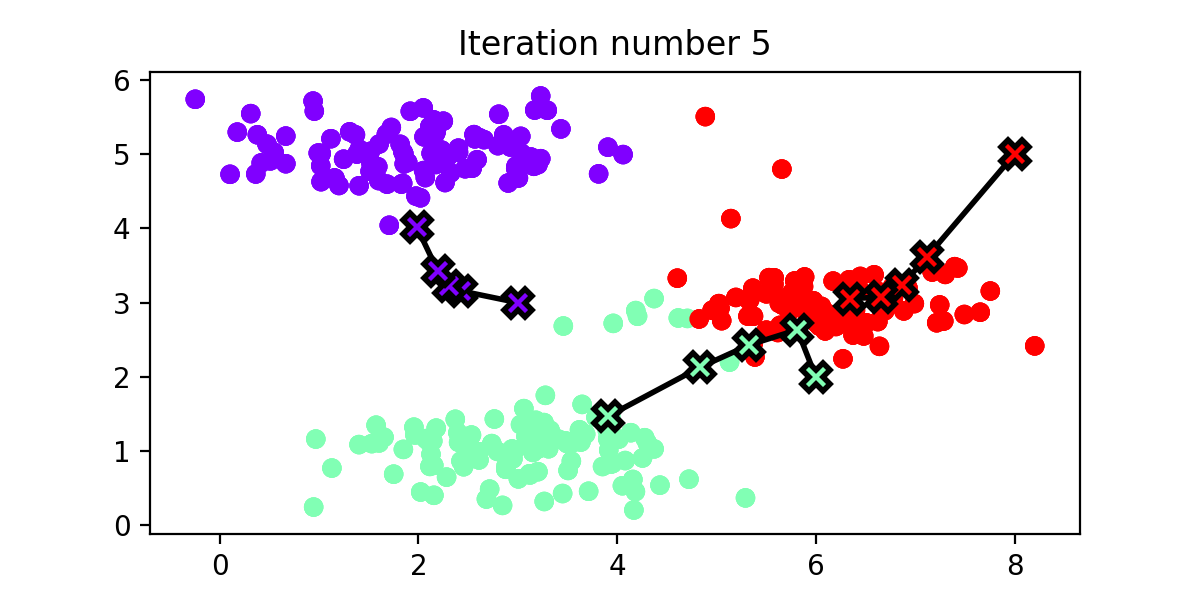

Reproduce this figure in Python.
import os
import numpy as np
import matplotlib.pyplot as plt
from matplotlib.animation import FuncAnimation
import matplotlib
from scipy.io import loadmat

def displayData(X, example_width=None, figsize=(10, 10)):
    """
    Displays 2D data in a nice grid.

    Parameters
    ----------
    X : array_like
        The input data of size (m x n) where m is the number of examples and n is the number of
        features.

    example_width : int, optional
        THe width of each 2-D image in pixels. If not provided, the image is assumed to be square,
        and the width is the floor of the square root of total number of pixels.

    figsize : tuple, optional
        A 2-element tuple indicating the width and height of figure in inches.
    """
    # Compute rows, cols
    if X.ndim == 2:
        m, n = X.shape
    elif X.ndim == 1:
        n = X.size
        m = 1
        X = X[None]  # Promote to a 2 dimensional array
    else:
        raise IndexError('Input X should be 1 or 2 dimensional.')

    example_width = example_width or int(np.round(np.sqrt(n)))
    example_height = int(n / example_width)

    # Compute number of items to display
    display_rows = int(np.floor(np.sqrt(m)))
    display_cols = int(np.ceil(m / display_rows))

    fig, ax_array = plt.subplots(display_rows, display_cols, figsize=figsize)
    fig.subplots_adjust(wspace=0.025, hspace=0.025)

    ax_array = [ax_array] if m == 1 else ax_array.ravel()

    for i, ax in enumerate(ax_array):
        ax.imshow(X[i].reshape(example_height, example_width, order='F'), cmap='gray')
        ax.axis('off')


def featureNormalize(X):
    """
    Normalizes the features in X returns a normalized version of X where the mean value of each
    feature is 0 and the standard deviation is 1. This is often a good preprocessing step to do when
    working with learning algorithms.

    Parameters
    ----------
    X : array_like
        An dataset which is a (m x n) matrix, where m is the number of examples,
        and n is the number of dimensions for each example.

    Returns
    -------
    X_norm : array_like
        The normalized input dataset.

    mu : array_like
        A vector of size n corresponding to the mean for each dimension across all examples.

    sigma : array_like
        A vector of size n corresponding to the standard deviations for each dimension across
        all examples.
    """
    mu = np.mean(X, axis=0)
    X_norm = X - mu

    sigma = np.std(X_norm, axis=0, ddof=1)
    X_norm /= sigma
    return X_norm, mu, sigma


def plotProgresskMeans(i, X, centroid_history, idx_history):
    """
    A helper function that displays the progress of k-Means as it is running. It is intended for use
    only with 2D data. It plots data points with colors assigned to each centroid. With the
    previous centroids, it also plots a line between the previous locations and current locations
    of the centroids.

    Parameters
    ----------
    i : int
        Current iteration number of k-means. Used for matplotlib animation function.

    X : array_like
        The dataset, which is a matrix (m x n). Note since the plot only supports 2D data, n should
        be equal to 2.

    centroid_history : list
        A list of computed centroids for all iteration.

    idx_history : list
        A list of computed assigned indices for all iterations.
    """
    K = centroid_history[0].shape[0]
    plt.gcf().clf()
    cmap = plt.cm.rainbow
    norm = matplotlib.colors.Normalize(vmin=0, vmax=2)

    for k in range(K):
        current = np.stack([c[k, :] for c in centroid_history[:i + 1]], axis=0)
        plt.plot(current[:, 0], current[:, 1],
                    '-Xk',
                    mec='k',
                    lw=2,
                    ms=10,
                    mfc=cmap(norm(k)),
                    mew=2)

        plt.scatter(X[:, 0], X[:, 1],
                       c=idx_history[i],
                       cmap=cmap,
                       marker='o')
    plt.grid(False)
    plt.title('Iteration number %d' % (i + 1))


def runkMeans(X, centroids, findClosestCentroids, computeCentroids,
              max_iters=10, plot_progress=False):
    """
    Runs the K-means algorithm.

    Parameters
    ----------
    X : array_like
        The data set of size (m, n). Each row of X is a single example of n dimensions. The
        data set is a total of m examples.

    centroids : array_like
        Initial centroid location for each clusters. This is a matrix of size (K, n). K is the total
        number of clusters and n is the dimensions of each data point.

    findClosestCentroids : func
        A function (implemented by student) reference which computes the cluster assignment for
        each example.

    computeCentroids : func
        A function(implemented by student) reference which computes the centroid of each cluster.

    max_iters : int, optional
        Specifies the total number of interactions of K-Means to execute.

    plot_progress : bool, optional
        A flag that indicates if the function should also plot its progress as the learning happens.
        This is set to false by default.

    Returns
    -------
    centroids : array_like
        A (K x n) matrix of the computed (updated) centroids.
    idx : array_like
        A vector of size (m,) for cluster assignment for each example in the dataset. Each entry
        in idx is within the range [0 ... K-1].

    anim : FuncAnimation, optional
        A matplotlib animation object which can be used to embed a video within the jupyter
        notebook. This is only returned if `plot_progress` is `True`.
    """
    K = centroids.shape[0]
    idx = None
    idx_history = []
    centroid_history = []

    for i in range(max_iters):
        idx = findClosestCentroids(X, centroids)

        if plot_progress:
            idx_history.append(idx)
            centroid_history.append(centroids)

        centroids = computeCentroids(X, idx, K)

    if plot_progress:
        fig = plt.figure(figsize = (6, 3))
        anim = FuncAnimation(fig, plotProgresskMeans,
                             frames=max_iters,
                             interval=500,
                             repeat_delay=2,
                             fargs=(X, centroid_history, idx_history))
        return centroids, idx, anim

    return centroids, idx


def findClosestCentroids(X, centroids):
    """
    Computes the centroid memberships for every example.

    Parameters
    ----------
    X : array_like
        The dataset of size (m, n) where each row is a single example.
        That is, we have m examples each of n dimensions.

    centroids : array_like
        The k-means centroids of size (K, n). K is the number
        of clusters, and n is the the data dimension.

    Returns
    -------
    idx : array_like
        A vector of size (m, ) which holds the centroids assignment for each
        example (row) in the dataset X.

    Instructions
    ------------
    Go over every example, find its closest centroid, and store
    the index inside `idx` at the appropriate location.
    Concretely, idx[i] should contain the index of the centroid
    closest to example i. Hence, it should be a value in the
    range 0..K-1

    Note
    ----
    You can use a for-loop over the examples to compute this.
    """
    # Set K
    K = centroids.shape[0]

    # You need to return the following variables correctly.
    idx = np.zeros(X.shape[0], dtype=int)

    # ====================== YOUR CODE HERE ======================
    for i in range(X.shape[0]):
        idx[i] = np.argmin(np.sum((X[i, :] - centroids) ** 2, axis=1))
    # =============================================================
    return idx


def computeCentroids(X, idx, K):
    """
    Returns the new centroids by computing the means of the data points
    assigned to each centroid.

    Parameters
    ----------
    X : array_like
        The datset where each row is a single data point. That is, it
        is a matrix of size (m, n) where there are m datapoints each
        having n dimensions.

    idx : array_like
        A vector (size m) of centroid assignments (i.e. each entry in range [0 ... K-1])
        for each example.

    K : int
        Number of clusters

    Returns
    -------
    centroids : array_like
        A matrix of size (K, n) where each row is the mean of the data
        points assigned to it.

    Instructions
    ------------
    Go over every centroid and compute mean of all points that
    belong to it. Concretely, the row vector centroids[i, :]
    should contain the mean of the data points assigned to
    cluster i.

    Note:
    -----
    You can use a for-loop over the centroids to compute this.
    """
    # Useful variables
    m, n = X.shape
    # You need to return the following variables correctly.
    centroids = np.zeros((K, n))

    # ====================== YOUR CODE HERE ======================
    for i in range(K):
        centroids[i, :] = np.mean(X[idx == i], axis=0)
    # =============================================================
    return centroids


def kMeansInitCentroids(X, K):
    """
    This function initializes K centroids that are to be used in K-means on the dataset x.

    Parameters
    ----------
    X : array_like
        The dataset of size (m x n).

    K : int
        The number of clusters.

    Returns
    -------
    centroids : array_like
        Centroids of the clusters. This is a matrix of size (K x n).

    Instructions
    ------------
    You should set centroids to randomly chosen examples from the dataset X.
    """
    m, n = X.shape

    # ====================== YOUR CODE HERE ======================
    choice = np.random.permutation(m)[:K]
    centroids = X[choice]
    # =============================================================
    return centroids


if __name__ == '__main__':
    data = loadmat(os.path.join(os.getcwd(), 'ex7data2.mat'))
    X = data['X']
    K = 3
    max_iters = 10
    initial_centroids = np.array([[3, 3], [6, 2], [8, 5]])
    centroids, idx, anim = runkMeans(X,
                                     initial_centroids,
                                     findClosestCentroids,
                                     computeCentroids,
                                     max_iters,
                                     True)

    plt.show()
    plt.savefig('three_class.png', dpi=250, bbox_inches='tight')